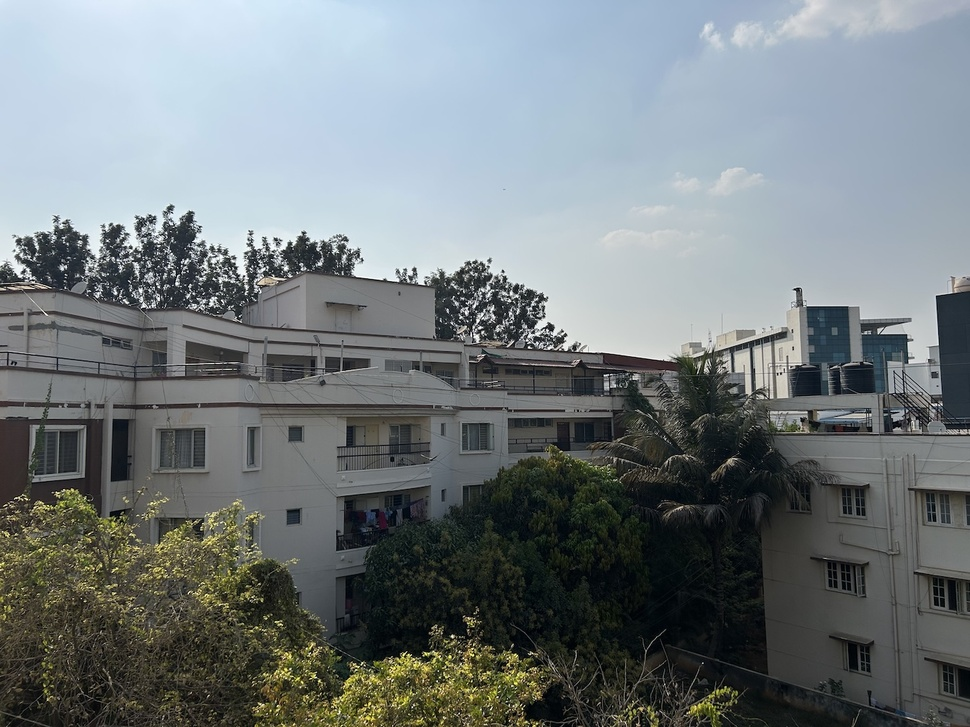
#> input picture part2/input/1.jpg, 970 x 727 px, shrunk from 1344 x 1008 before the run
$ python image_stitching.py
#> lines starting #> are read from the running program, lines starting #| are printed output that depends on the picture
import cv2
import os

input_folder = 'input'
output_folder = 'output'
image_files = ['1.jpg', '2.jpg', '3.jpg', '4.jpg', '5.jpg']
images = [cv2.imread(os.path.join(input_folder, f)) for f in image_files]
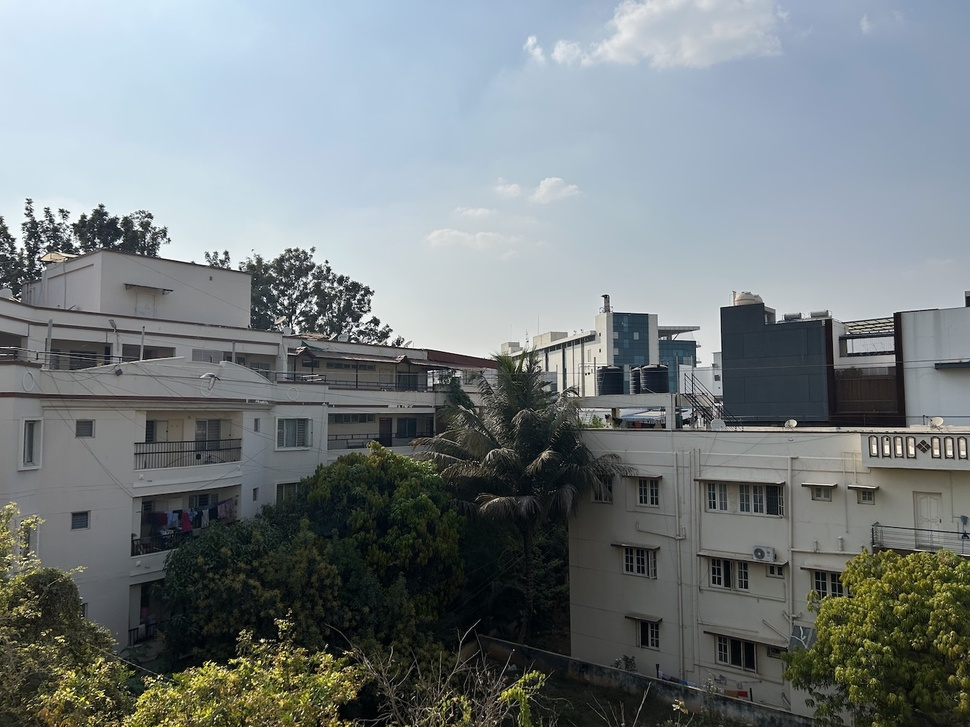
#> input picture part2/input/2.jpg, 970 x 727 px, shrunk from 1344 x 1008 before the run
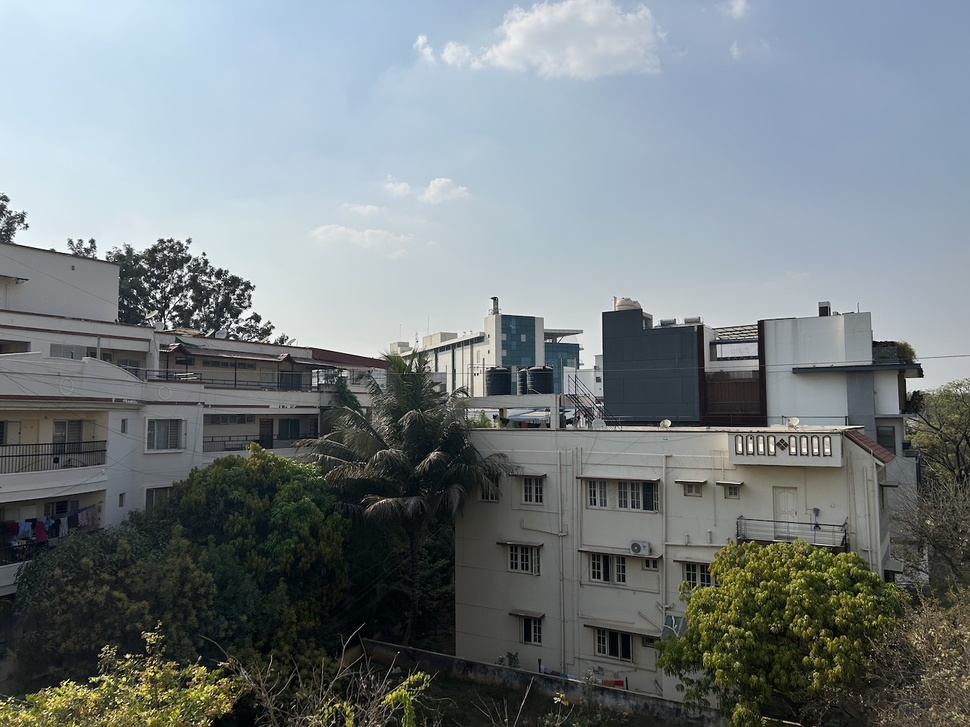
#> input picture part2/input/3.jpg, 970 x 727 px, shrunk from 1344 x 1008 before the run
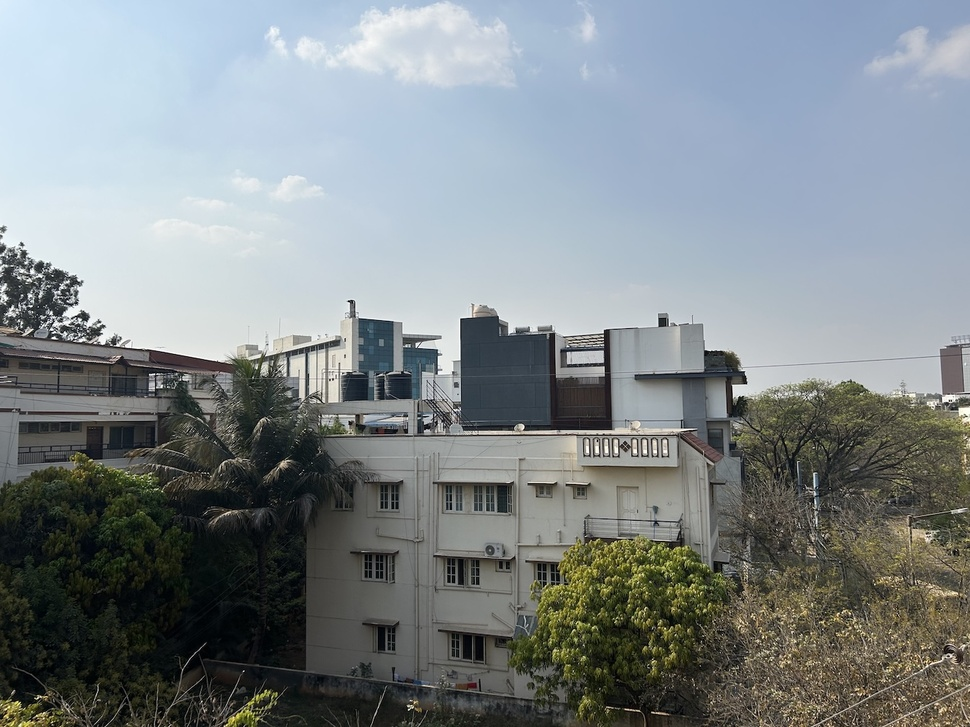
#> input picture part2/input/4.jpg, 970 x 727 px, shrunk from 1344 x 1008 before the run
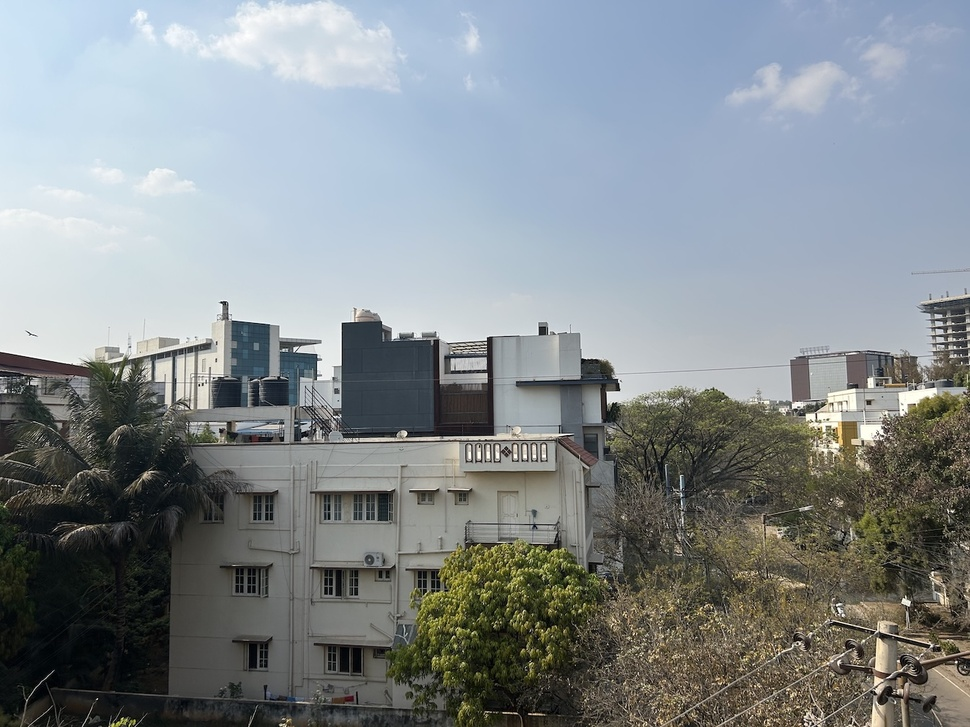
#> input picture part2/input/5.jpg, 970 x 727 px, shrunk from 1344 x 1008 before the run
os.makedirs(output_folder, exist_ok=True)

# SIFT for keypoint detection and FLANN for matching
sift = cv2.SIFT_create()
flann = cv2.FlannBasedMatcher(dict(algorithm=1, trees=5), dict(checks=50))

for i in range(len(images) - 1):
    kp1, des1 = sift.detectAndCompute(images[i], None)
    kp2, des2 = sift.detectAndCompute(images[i + 1], None)
    matches = flann.knnMatch(des1, des2, k=2)

    good_matches = [m for m, n in matches if m.distance < 0.75 * n.distance]

    matched_img = cv2.drawMatches(images[i], kp1, images[i + 1], kp2, good_matches, None, flags=2)
    cv2.imwrite(os.path.join(output_folder, f'matches_{i+1}_{i+2}.jpg'), matched_img)
#> this loop made 4 passes
#> (matches, good_matches) on passes 1 to 4: (2974 matches, 975 matches), (2906 matches, 1252 matches), (2687 matches, 1093 matches), (2585 matches, 1061 matches)
#> pass 1, `matched_img = cv2.drawMatches(images[i], kp1, images[i + 1], kp2, good..`:
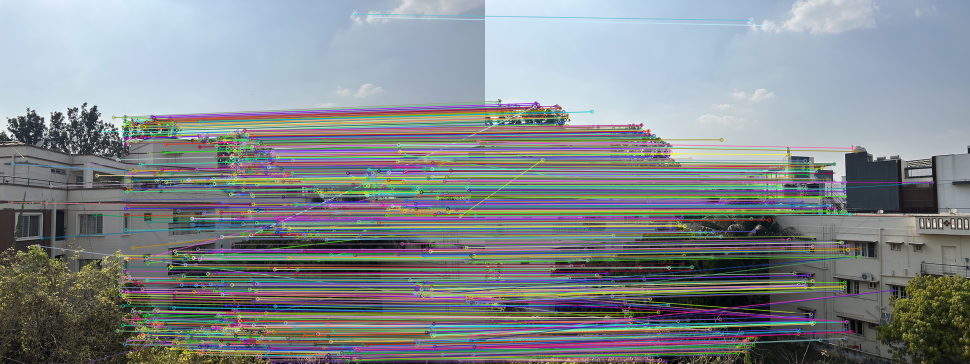
#> matched_img: shape (727, 1940, 3) (shown at 1/2 size); mean of channels 0, 1, 2 140.5, 137, 131; drawn as B, G, R
#> pass 3, `matched_img = cv2.drawMatches(images[i], kp1, images[i + 1], kp2, good..`:
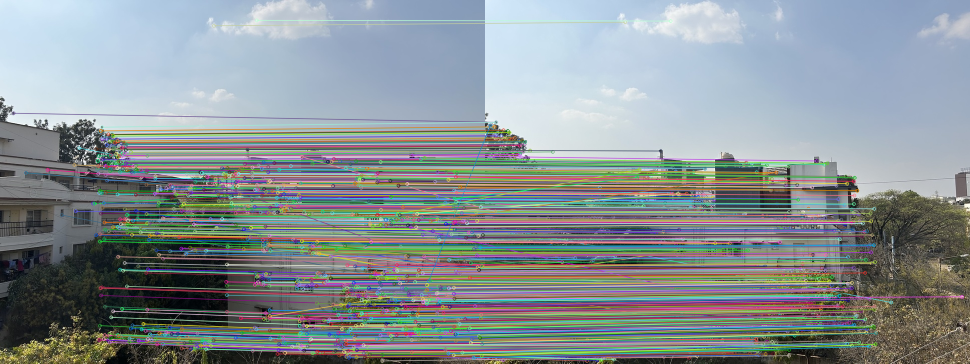
#> matched_img: shape (727, 1940, 3) (shown at 1/2 size); mean of channels 0, 1, 2 148.5, 145.8, 137.1; drawn as B, G, R


# Stitch images into a panorama

stitcher = cv2.Stitcher_create()
status, panorama = stitcher.stitch(images)
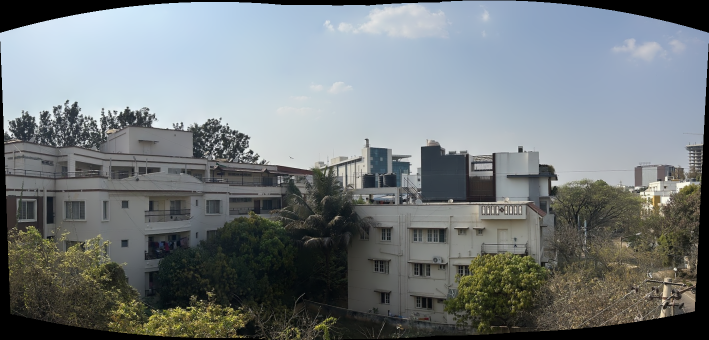
#> panorama: shape (680, 1418, 3) (shown at 1/2 size); mean of channels 0, 1, 2 124.4, 122.1, 115.5; drawn as B, G, R
#> status = 0

cv2.imwrite(os.path.join(output_folder, 'panorama.jpg'), panorama)
